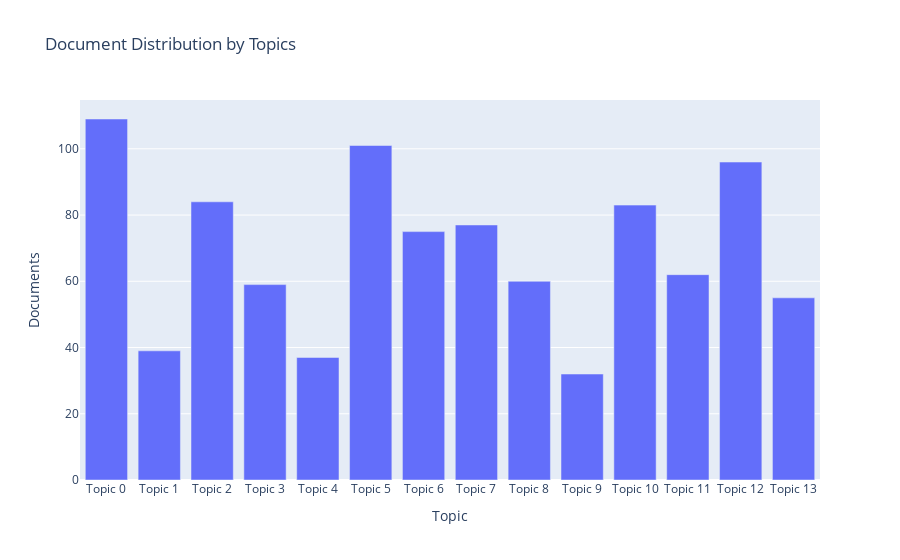

Source (notebook cell):
### Code cell
topic_num = 'Topic 0'

#print(topics[11][1])

plot_model(lda, plot = 'topic_distribution')
#plot_model(lda, plot = 'wordcloud', topic_num = topic_num)
#plot_model(lda, plot = 'frequency', topic_num = topic_num)
#plot_model(lda, plot = 'distribution', topic_num = topic_num)
#plot_model(lda, plot = 'sentiment', topic_num = topic_num)
#plot_model(lda, plot = 'pos', topic_num = topic_num)
#plot_model(lda, plot = 'bigram', topic_num = topic_num)
#plot_model(lda, plot = 'trigram', topic_num = topic_num)

### Figure 1 — Plotly figure (JSON) as saved in the notebook; plotly's stock layout.template omitted (floating-point values rounded to 4 significant figures)
{"data": [{"alignmentgroup": "True", "customdata": [["surface, temperature, copper, different, particle, slag, water, gas, flow, rate"], ["group, patient, participant, child, scale, score, social, intervention, age, program"], ["word, topic, number, user, text, different, application, algorithm, instance, approach"], ["strain, bacterial, isolate, gene, bacteria, different, compound, infection, human, resistance"], ["water, ethanol, current, action, structure, receptor, flow, concentration, agent, change"], ["plant, specie, growth, population, seed, water, soil, different, treatment, stress"], ["change, water, temperature, climate, precipitation, different, specie, region, global, number"], ["region, development, social, urban, production, regional, work, economic, different, provide"], ["gene, protein, group, cell, mouse, strain, control, sequence, vaccine, compare"], ["wood, pulp, content, property, lignin, cellulose, yield, different, hemicellulose, determine"], ["forest, tree, point, number, space, specie, different, size, structure, local"], ["site, surface, water, observe, concentration, depth, region, period, coastal, station"], ["cell, protein, expression, human, insulin, concentration, control, treatment, reduce, cancer"], ["temperature, combustion, signal, spectral, measure, production, energy, parameter, sensor, flame"]], "hovertemplate": "Topic=%{x}<br>Documents=%{y}<br>Keyword=%{customdata[0]}<extra></extra>", "legendgroup": "", "marker": {"color": "#636efa"}, "name": "", "offsetgroup": "", "orientation": "v", "showlegend": false, "textposition": "auto", "type": "bar", "x": ["Topic 0", "Topic 1", "Topic 2", "Topic 3", "Topic 4", "Topic 5", "Topic 6", "Topic 7", "Topic 8", "Topic 9", "Topic 10", "Topic 11", "Topic 12", "Topic 13"], "xaxis": "x", "y": [109, 39, 84, 59, 37, 101, 75, 77, 60, 32, 83, 62, 96, 55], "yaxis": "y"}], "layout": {"barmode": "relative", "legend": {"tracegroupgap": 0}, "title": {"text": "Document Distribution by Topics"}, "xaxis": {"anchor": "y", "domain": [0, 1], "title": {"text": "Topic"}}, "yaxis": {"anchor": "x", "domain": [0, 1], "title": {"text": "Documents"}}}}
